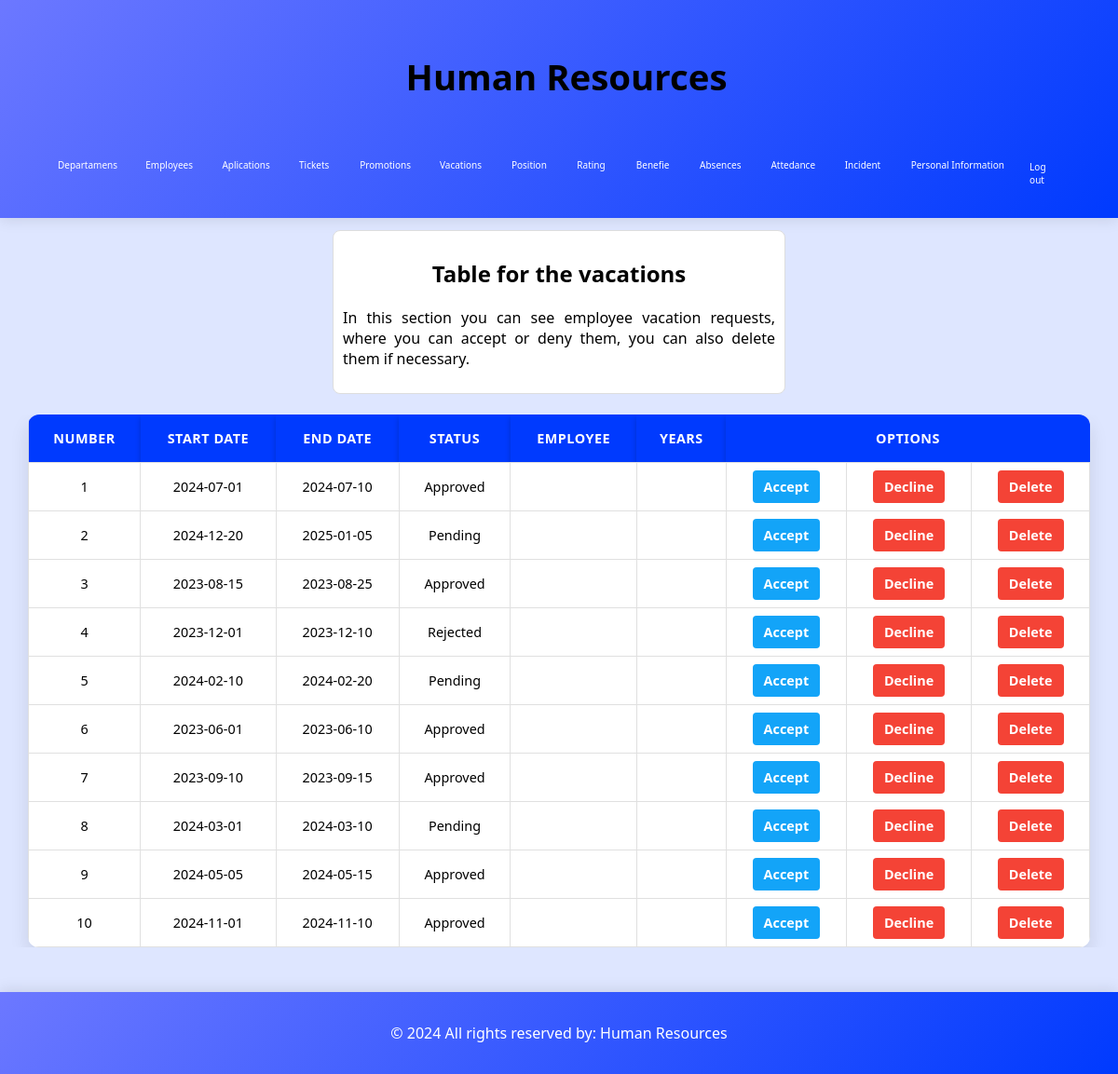
/Human_Resources/vacations.php (signed in), run on the app's committed database.
### tables this page shows
create table vacations(
    id int primary key auto_increment,
    startDate date not null,
    endDate date not null,
    status varchar(10) not null,
    employee varchar(5) not null,
    index idx_vacations(startDate),

    foreign key(employee) references employee(code)
);

### admin/functionsAdmin.php (called while the page is built, shortened)
<?php
require("../includes/config/MySQL_ConexionDB.php");
function getVacations() {
    global $db_con;
    $vacations = [];
    try {
        $query = "SELECT * FROM vacations";
        $stmt = $db_con->prepare($query);
        $stmt->execute();
        while ($row = $stmt->fetch(PDO::FETCH_ASSOC)) {
            $vacations[] = $row;
        }
    } catch (PDOException $e) {
        exit("Error en la consulta: " . $e->getMessage());
    }
    return $vacations;
}
?>

### Human_Resources/vacations.php (the view, shortened to what this page needs)
<?php include "../includes/headerHR.php";
require_once "../includes/config/MySQL_ConexionDB.php";
require_once "../admin/functionsAdmin.php";
$vacations = getVacations();
?>
<section>
    <center>
        <div class="questions">
        <h2>Table for the vacations</h2>
        <p>In this section you can see employee vacation requests, where you can accept or deny them, you can also delete them if necessary.</p>
        </div>
    </center>
    <br>
    <div class="scroll">
        <table border="1" class="tableAdmin">
            <tr>
                <th>Number</th>
                <th>Start Date</th>
                <th>End Date</th>
                <th>Status</th>
                <th>Employee</th>
                <th>Years</th>
                <th colspan="3">Options</th>
            </tr>
            <?php foreach ($vacations as $renglon) { ?>
                <tr>
                    <td><?= $renglon['id'] ?? 'N/A' ?></td>
                    <td><?= $renglon['startDate'] ?? 'N/A' ?></td>
                    <td><?= $renglon['endDate'] ?? 'N/A' ?></td>
                    <td><?= $renglon['status'] ?? 'N/A' ?></td>
                    <?php
                        $name = firstname($renglon['employee']);
                        $lastname = lastname($renglon['employee']);
                    ?>
                    <td><?= $name." ".$lastname ?? 'N/A' ?></td>
                    <td><?php echo $years = getYearsWork($renglon['employee'])?></td>
                    <td><a href="modifyVacation.php?id=<?= $renglon['id'] ?>&action=accept" class="action-modify">Accept</a></td>
                    <td><a href="modifyVacation.php?id=<?= $renglon['id'] ?>&action=decline" class="action-delete">Decline</a></td>
                    <td><a href="deleteVacation.php?id=<?= $renglon['id'] ?>&action=delete" class="action-delete">Delete</a></td>
                </tr>
            <?php } ?>
        </table>
    </div>
</section>
<?php include "../includes/footer.php"; ?>

### css/estilosdeLeon.css (style rules this page uses)
:root { --font-main: 'Segoe UI', sans-serif; --white: #ffffff; --black: #000000; --little_blue: #dee6ff; --little_gray: #efefef; --blue: #6c78ff; --blue_little: #ebf9ff; --dark_blue: #003afe; --very_green: #4dfe00; --green: #1ce42b; --purple: #003afe; --rojo: #ff4c4c; --rojo_hover: #ff6666; }
body { background-color: var(--little_blue); display: grid; min-height: 100vh; position: relative; grid-template-rows: auto 1fr auto; margin: 0; }
::placeholder { color: black; font-size: 1rem; font-family: Impact, Haettenschweiler, 'Arial Narrow Bold', sans-serif; opacity: .70; }
.questions { background-color: var(--white); border: 1px solid #ddd; width: 29rem; height: auto; margin-left: 0.2rem; margin-right: 0.2rem; margin-top: 0.8rem; text-align: justify; padding: 10px; border-radius: 8px; }
.tableAdmin { border-collapse: collapse; text-align: center; margin: auto; font-size: 0.9rem; width: 95%; border: none; font-family: Arial, sans-serif; box-shadow: 0 10px 20px rgba(0, 0, 0, 0.1); border-radius: 12px; overflow: hidden; }
.scroll { max-height: 600px; overflow-y: auto; }
.tableAdmin th { background-color: var(--purple); color: white; font-family: Arial, sans-serif; padding: 1rem; border: none; text-transform: uppercase; letter-spacing: 0.5px; box-shadow: 0 4px 6px rgba(0, 0, 0, 0.2); }
.tableAdmin td { background-color: #ffffff; padding: 1rem; border: 1px solid #e0e0e0; color: var(--dark-gray); font-family: Arial, sans-serif; transition: background-color 0.3s ease, color 0.3s ease, border-color 0.3s ease; }
.tableAdmin tr:nth-child(even) { background-color: #f9f9f9; }
.tableAdmin tr:nth-child(odd) { background-color: #fff; }
.action-modify { background-color: #13a4f8; color: white; padding: 8px 12px; text-decoration: none; border-radius: 4px; font-weight: bold; transition: background-color 0.3s; }
.action-delete { background-color: #f44336; color: white; padding: 8px 12px; text-decoration: none; border-radius: 4px; font-weight: bold; transition: background-color 0.3s; }
html { height: 100%; font-family: var(--font-main); }
h2 { text-align: center; font-family: var(--font-main); }
p { font-family: var(--font-main); }
::placeholder { font-family: var(--font-main); font-size: 1rem; opacity: .70; }
.tableAdmin { font-family: var(--font-main); }
.tableAdmin th { font-family: var(--font-main); }
.tableAdmin td { font-family: var(--font-main); }

### data on the page
vacations: id "1", startDate "2024-07-01", endDate "2024-07-10", status "Approved"
vacations: id "2", startDate "2024-12-20", endDate "2025-01-05", status "Pending"
vacations: id "3", startDate "2023-08-15", endDate "2023-08-25", status "Approved"
vacations: id "4", startDate "2023-12-01", endDate "2023-12-10", status "Rejected"
vacations: id "5", startDate "2024-02-10", endDate "2024-02-20", status "Pending"
vacations: id "6", startDate "2023-06-01", endDate "2023-06-10", status "Approved"
vacations: id "7", startDate "2023-09-10", endDate "2023-09-15", status "Approved"
vacations: id "8", startDate "2024-03-01", endDate "2024-03-10", status "Pending"
vacations: id "9", startDate "2024-05-05", endDate "2024-05-15", status "Approved"
vacations: id "10", startDate "2024-11-01", endDate "2024-11-10", status "Approved"
